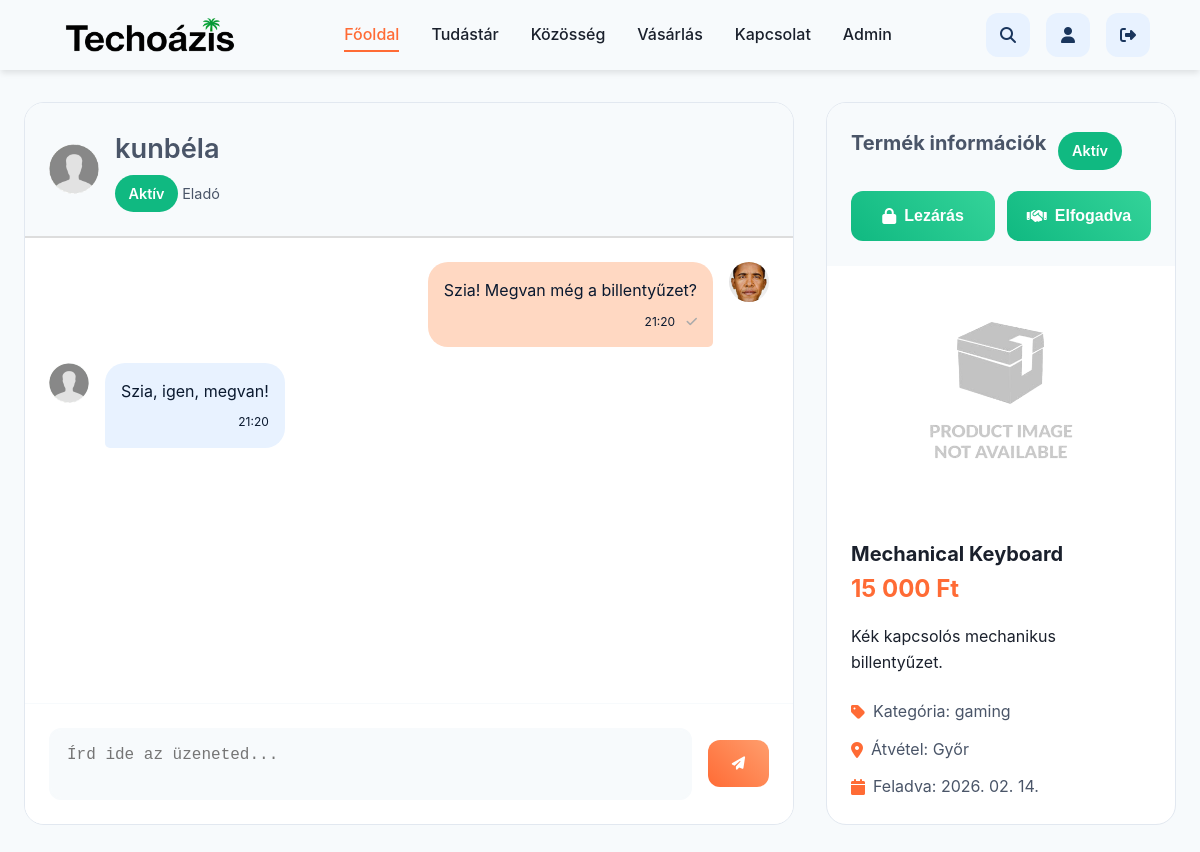
Page /pages/conversation.php?product_id=6 (signed in) on the committed database.
### tables this page shows
CREATE TABLE users (
  user_id int(11) NOT NULL AUTO_INCREMENT PRIMARY KEY,
  username varchar(100) NOT NULL,
  username_slug varchar(100) DEFAULT NULL,
  email varchar(255) NOT NULL,
  user_password varchar(255) NOT NULL,
  is_active char(1) NOT NULL DEFAULT 'A',
  registration_date datetime DEFAULT CURRENT_TIMESTAMP,
  user_role char(1) NOT NULL,
  ip varchar(45) DEFAULT NULL,
  activation_code varchar(128) DEFAULT NULL,
  profile_image varchar(255) NOT NULL DEFAULT 'uploads/profile_images/anonymous.png',
  total_posts int(11) DEFAULT 0,
  total_comments int(11) DEFAULT 0,
  sold_items int(11) DEFAULT 0,
  bought_items int(11) DEFAULT 0,
  avg_rating decimal(3,2) DEFAULT 0.00,
  reset_token_hash varchar(64) DEFAULT NULL,
  reset_token_expires_at datetime DEFAULT NULL,
  remember_token VARCHAR(64) NULL,
  remember_expire DATETIME NULL
);

CREATE TABLE conversations (
  conversation_id int(11) NOT NULL AUTO_INCREMENT PRIMARY KEY,
  product_id int(11) NOT NULL,
  seller_user_id int(11) NOT NULL,
  buyer_user_id int(11) NOT NULL,
  conv_status enum('open','deal_made','archived') DEFAULT 'open',
  created_at datetime DEFAULT CURRENT_TIMESTAMP,
  updated_at datetime DEFAULT NULL,
  is_seller_agreed tinyint(1) DEFAULT 0,
  is_buyer_agreed tinyint(1) DEFAULT 0,
  UNIQUE KEY product_id (product_id, buyer_user_id)
);

CREATE TABLE products (
  product_id int(11) NOT NULL AUTO_INCREMENT PRIMARY KEY,
  seller_user_id int(11) NOT NULL,
  product_name varchar(255) NOT NULL,
  category varchar(255) NOT NULL,
  product_description text NOT NULL,
  price decimal(10,2) DEFAULT NULL,
  product_status enum('active','sold','hidden') NOT NULL DEFAULT 'active',
  main_image_url varchar(255) DEFAULT NULL,
  pickup_location varchar(100) DEFAULT NULL,
  created_at datetime NOT NULL DEFAULT CURRENT_TIMESTAMP,
  updated_at datetime DEFAULT NULL
);

CREATE TABLE messages (
  message_id int(11) NOT NULL AUTO_INCREMENT PRIMARY KEY,
  conversation_id int(11) NOT NULL,
  sender_user_id int(11) NOT NULL,
  user_message text NOT NULL,
  sent_at datetime DEFAULT CURRENT_TIMESTAMP,
  is_read tinyint(1) DEFAULT 0
);

### app/conversation_logic.php (called while the page is built, shortened)
<?php
require_once __DIR__ . '/db.php';
$user_id = (int)$_SESSION['user_id'];
$product_id = isset($_REQUEST['product_id']) ? (int)$_REQUEST['product_id'] : 0;
$conversation_id = isset($_REQUEST['conv_id']) ? (int)$_REQUEST['conv_id'] : 0;
$stmt = $conn->prepare("
    SELECT
        p.product_id,
        p.seller_user_id,
        p.product_name,
        p.category,
        p.product_description,
        p.price,
        p.product_status,
        p.pickup_location,
        p.created_at,
        u.username AS seller_username,
        u.profile_image AS seller_image,
        (SELECT image_path FROM product_images WHERE product_id = p.product_id LIMIT 1) as main_image
    FROM products p
    JOIN users u ON p.seller_user_id = u.user_id
    WHERE p.product_id = ?
    LIMIT 1
");
$stmt->bind_param("i", $product_id);
$stmt->execute();
$result = $stmt->get_result();
$product = $result->fetch_assoc();
$is_seller = ($product['seller_user_id'] === $user_id);
if (!$is_seller && $conversation_id === 0) {
    $stmt = $conn->prepare("
        SELECT conversation_id
        FROM conversations
        WHERE product_id = ?
          AND buyer_user_id = ?
        LIMIT 1
    ");
    $stmt->bind_param("ii", $product_id, $user_id);
    $stmt->execute();
    $result = $stmt->get_result();
    $existing = $result->fetch_assoc();
    if ($existing) {
        $conversation_id = (int)$existing['conversation_id'];
    }
}
$stmt = $conn->prepare("
    SELECT
        c.*,
        p.product_name,
        p.product_status,
        u1.username AS seller_username,
        u2.username AS buyer_username
    FROM conversations c
    JOIN products p ON c.product_id = p.product_id
    JOIN users u1 ON c.seller_user_id = u1.user_id
    JOIN users u2 ON c.buyer_user_id = u2.user_id
    WHERE c.conversation_id = ?
    LIMIT 1
");
$stmt->bind_param("i", $conversation_id);
$stmt->execute();
$result = $stmt->get_result();
$conversation = $result->fetch_assoc();
$other_user_id = ($conversation['seller_user_id'] === $user_id) ? (int)$conversation['buyer_user_id'] : (int)$conversation['seller_user_id'];
$stmt = $conn->prepare("SELECT user_id, username, profile_image FROM users WHERE user_id = ? LIMIT 1");
$stmt->bind_param("i", $other_user_id);
$stmt->execute();
$other_user = $stmt->get_result()->fetch_assoc();
$stmt = $conn->prepare("
    SELECT
        m.message_id,
        m.conversation_id,
        m.sender_user_id,
        m.user_message,
        m.sent_at,
        m.is_read,
        u.username,
        u.profile_image
    FROM messages m
    JOIN users u ON m.sender_user_id = u.user_id
    WHERE m.conversation_id = ?
    ORDER BY m.sent_at ASC
");
$stmt->bind_param("i", $conversation_id);
$stmt->execute();
$result = $stmt->get_result();
$messages = $result->fetch_all(MYSQLI_ASSOC);
?>

### pages/conversation.php (the view, shortened to what this page needs)
<?php
require_once ROOT_PATH . '/app/conversation_logic.php';
?>
<!DOCTYPE html>
<html lang="hu">
<head>
    <link rel="stylesheet" href="<?= BASE_URL ?>/assets/css/index.css">
    <link rel="stylesheet" href="<?= BASE_URL ?>/assets/css/animations_microinteractions.css">
    <link rel="stylesheet" href="<?= BASE_URL ?>/assets/css/button_system.css">
    <link rel="stylesheet" href="<?= BASE_URL ?>/assets/css/modern_navbar.css">
    <link rel="stylesheet" href="<?= BASE_URL ?>/assets/css/conversation.css">
    <link rel="stylesheet" href="<?= BASE_URL ?>/assets/css/reset&base_styles.css">
    <link rel="stylesheet" href="<?= BASE_URL ?>/assets/css/container&grid_system.css">
    <link rel="stylesheet" href="https://cdnjs.cloudflare.com/ajax/libs/font-awesome/6.7.2/css/all.min.css" />
</head>
<body>
    <?php include ROOT_PATH . '/views/navbar.php'; ?>
    <section class="section-padding">
        <div class="conversation-container">
            <div class="conversation-layout">
                <div class="chat-section">
                    <div class="chat-header">
                        <div class="user-avatar">
                            <?php
                            $is_external = preg_match('/^https?:\/\//', $other_user['profile_image']);
                            if (!empty($other_user['profile_image'])) {
                                if ($is_external) {
                                    $other_profile_image = htmlspecialchars($other_user['profile_image']);
                                } else {
                                    $other_profile_image = BASE_URL . '/' . htmlspecialchars($other_user['profile_image']);
                                }
                            } else {
                                $other_profile_image = BASE_URL . 'uploads/profile_images/anonymous.png';
                            }
                            ?>
                            <img src="<?php echo $other_profile_image; ?>"
                                 alt="<?php echo htmlspecialchars($other_user['username']); ?>">
                        </div>
                        <div class="user-info">
                            <h3><?php echo htmlspecialchars($other_user['username']); ?></h3>
                            <p>
                                <span class="product-status-badge <?php echo $conversation['product_status']; ?>">
                                    <?php
                                    $status_map = ['active' => 'Aktív', 'sold' => 'Eladva', 'hidden' => 'Rejtett'];
                                    echo $status_map[$conversation['product_status']] ?? $conversation['product_status'];
                                    ?>
                                </span>
                                <?php echo $is_seller ? 'Vevő' : 'Eladó'; ?>
                            </p>
                        </div>
                    </div>
                    <div class="messages-container" id="messages-container">
                        <?php if (empty($messages)): ?>
                            <div class="empty-messages">
                                <i class="fas fa-comment-slash"></i>
                                <h3>Még nincsenek üzenetek</h3>
                                <p>Legyél te az első, aki üzenetet küld!</p>
                            </div>
                        <?php else: ?>
                            <?php foreach ($messages as $message): ?>
                                <?php
                                $is_external = preg_match('/^https?:\/\//', $message['profile_image']);
                                if (!empty($message['profile_image'])) {
                                    if ($is_external) {
                                        $message_profile_image = htmlspecialchars($message['profile_image']);
                                    } else {
                                        $message_profile_image = BASE_URL . '/' . htmlspecialchars($message['profile_image']);
                                    }
                                } else {
                                    $message_profile_image = BASE_URL . 'uploads/profile_images/anonymous.png';
                                }
                                ?>
                                <div class="message <?php echo $message['sender_user_id'] == $user_id ? 'sent' : 'received'; ?>" data-message-id="<?php echo $message['message_id']; ?>">
                                    <div class="message-avatar">
                                        <img src="<?php echo $message_profile_image; ?>" alt="Avatar">
                                    </div>
                                    <div class="message-content">
                                        <div class="message-text"><?php echo nl2br(htmlspecialchars($message['user_message'])); ?></div>
                                        <div class="message-time">
                                            <?php echo date('H:i', strtotime($message['sent_at'])); ?>
                                            <?php if ($message['sender_user_id'] == $user_id): ?>
                                                <?php if ($message['is_read']): ?>
                                                    <i class="fas fa-check-double message-status-icon read" title="Látta" style="margin-left: 0.5rem; color: var(--accent-600);"></i>
                                                <?php else: ?>
                                                    <i class="fas fa-check message-status-icon sent" title="Elküldve" style="margin-left: 0.5rem; color: #aaa;"></i>
                                                <?php endif; ?>
                                            <?php endif; ?>
                                        </div>
                                    </div>
                                </div>
                            <?php endforeach; ?>
                        <?php endif; ?>
                    </div>
                    <?php if ($conversation['conv_status'] === 'open'): ?>
                        <div class="message-input-container">
                            <form class="message-input-form" id="message-form" method="POST" action="<?= BASE_URL ?>/pages/conversation.php?conv_id=<?php echo $conversation_id; ?>&product_id=<?php echo $product_id; ?>">
                                <textarea class="message-input" id="message-input" name="user_message" placeholder="Írd ide az üzeneted..." required></textarea>
                                <button type="submit" class="send-button" id="send-button">
                                    <i class="fas fa-paper-plane"></i>
                                </button>
                            </form>
                        </div>
                    <?php endif; ?>
                </div>
                <div class="product-sidebar">
                    <div class="product-header">
                        <div class="info">
                            <h3>Termék információk</h3>
                            <div class="product-status-badge <?php echo $conversation['product_status']; ?>">
                                <?php echo $status_map[$conversation['product_status']] ?? $conversation['product_status']; ?>
                            </div>
                        </div>
                        <form method="POST" action="<?= BASE_URL ?>/pages/conversation.php?conv_id=<?php echo $conversation_id; ?>&product_id=<?php echo $product_id; ?>">
                            <div class="deal-actions-inline">
                                <button type="submit" name="close_conversation" class="deal-button"
                                        style="background-color: var(--error, #dc3545);"
                                        onclick="return confirm('Biztosan le akarod zárni a beszélgetést?');"
                                        <?php echo $conversation['conv_status'] !== 'open' ? 'disabled' : ''; ?>>
                                    <i class="fas fa-lock"></i>
                                    <?php echo $conversation['conv_status'] === 'archived' ? 'Lezárva' : 'Lezárás'; ?>
                                </button>
                                <?php if ($conversation['conv_status'] === 'open' && $conversation['product_status'] === 'active'): ?>
                                    <?php
                                        $i_have_agreed = ($is_seller && $conversation['is_seller_agreed']) || (!$is_seller && $conversation['is_buyer_agreed']);
                                    ?>
                                    <?php if (!$i_have_agreed): ?>
                                        <button type="submit" name="mark_as_sold" class="deal-button"
                                                onclick="return confirm('Megerősíted, hogy megállapodtatok az üzletben? Ha a másik fél is rányom, a termék eladottá válik.');">
                                            <i class="fas fa-handshake"></i> Elfogadva
                                        </button>
                                    <?php endif; ?>
                                <?php elseif ($conversation['conv_status'] === 'deal_made'): ?>
                                    <button type="button" class="deal-button sold" disabled>
                                        <i class="fas fa-check-circle"></i> Megkötve
                                    </button>
                                <?php endif; ?>
                            </div>
                        </form>
                    </div>
                    <div class="product-images">
                        <img src="<?php echo htmlspecialchars(BASE_URL . '/' . ($product['main_image'] ?? 'uploads/products/default_product.png')); ?>"
                             alt="<?php echo htmlspecialchars($product['product_name']); ?>" class="main-product-image">
                    </div>
                    <div class="product-details">
                        <div class="product-name">
                            <?php echo htmlspecialchars($conversation['product_name']); ?>
                        </div>
                        <div class="product-price">
                            <?php echo $product['price'] ? number_format($product['price'], 0, ',', ' ') . ' Ft' : 'Alkuképes'; ?>
                        </div>
                        <div class="product-description">
                            <?php echo nl2br(htmlspecialchars($product['product_description'])); ?>
                        </div>
                        <div class="product-meta">
                            <div class="meta-item"><i class="fas fa-tag"></i> Kategória: <?php echo htmlspecialchars($product['category']); ?></div>
                            <div class="meta-item"><i class="fas fa-map-marker-alt"></i> Átvétel: <?php echo htmlspecialchars($product['pickup_location'] ?? '-'); ?></div>
                            <div class="meta-item"><i class="fas fa-calendar"></i> Feladva: <?php echo date('Y. m. d.', strtotime($product['created_at'])); ?></div>
                        </div>
                    </div>
                </div>
            </div>
        </div>
    </section>
</body>
</html>

### rows in the picture
users: profile_image (placeholder picture), username "kunbéla"
conversations: product.product_status "Aktív", product.product_name "Mechanical Keyboard"
messages: users.profile_image (picture), user_message "Szia! Megvan még a billentyűzet?", sent_at "21:20", is_read 0 (drawn)
messages: users.profile_image (placeholder picture), user_message "Szia, igen, megvan!", sent_at "21:20"
products: price "15 000", product_description "Kék kapcsolós mechanikus billentyűzet.", category "gaming", pickup_location "Győr", created_at "2026. 02. 14."
